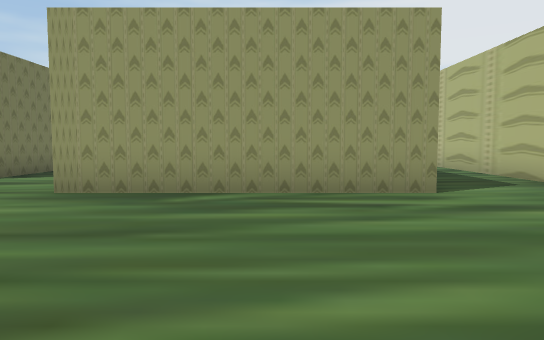
View 1 (above)

21 first-person views from a walk through a 3-D level made in the Unity game engine. The camera is 1.4 m above the floor, tilts 4° down and sees 70° across. The floor is counted in squares, 2 m on a side. Each view is taken from the middle of a square. On the plan, view 1 faces up. The plan holds only what a view shows up to about 11 squares ahead; the rest is blank. The place goes on beyond the plan. The player is left out.

View 2
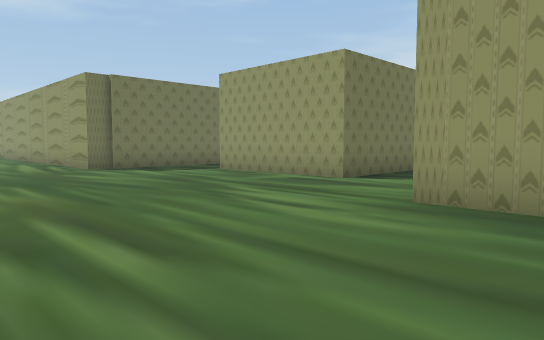

View 3
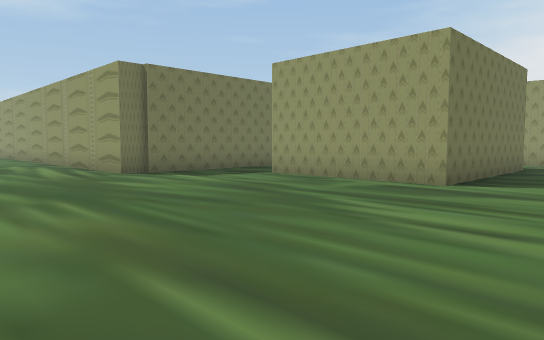

View 4
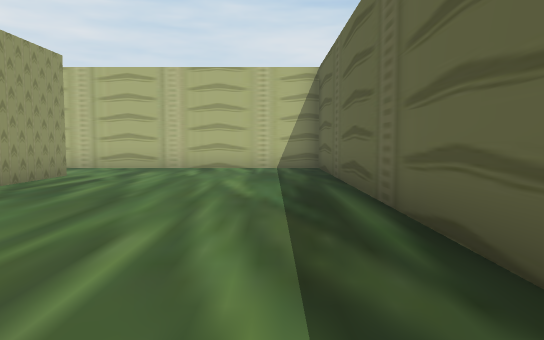

View 5
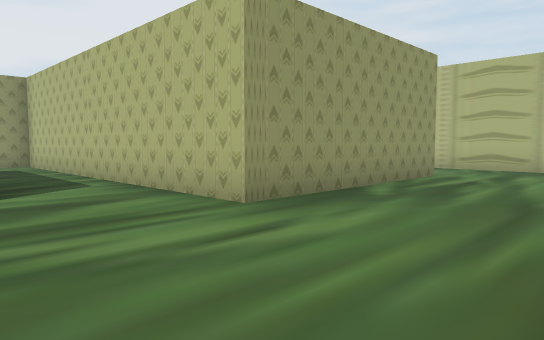

View 6
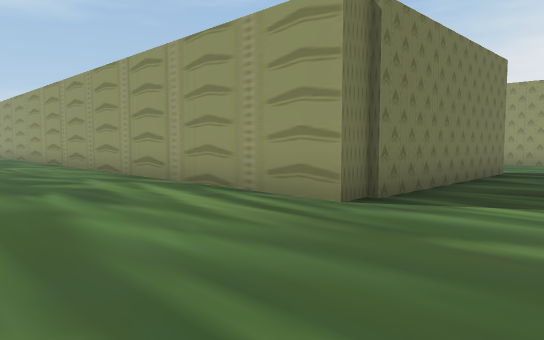

View 7
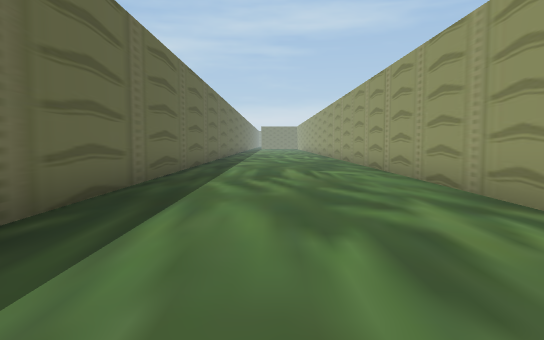

View 8
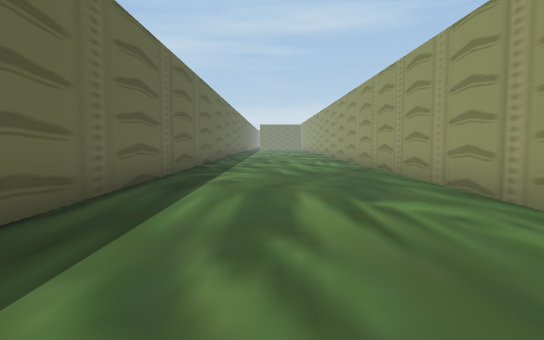

View 9
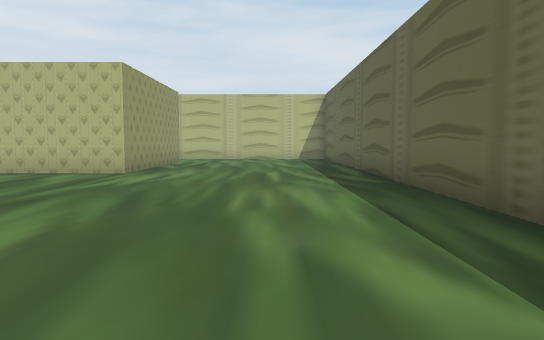

View 10
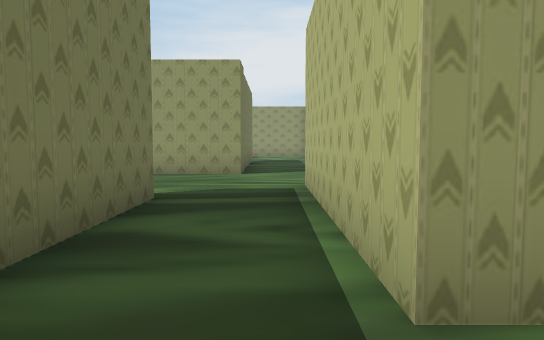

View 11
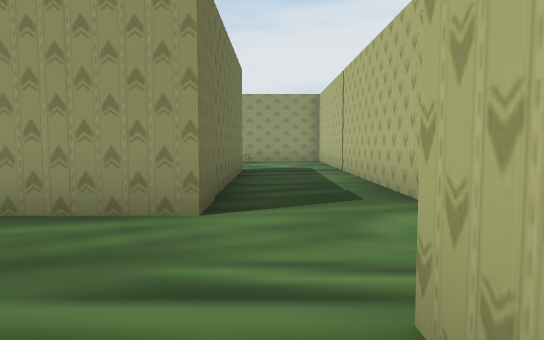

View 12
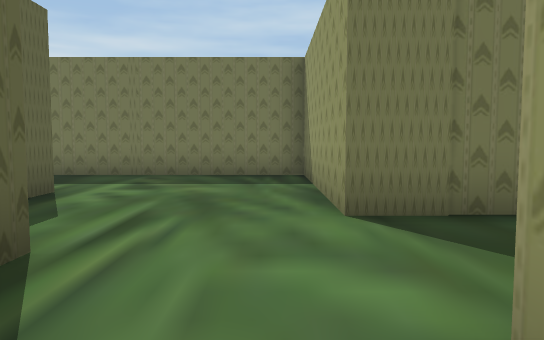

View 13
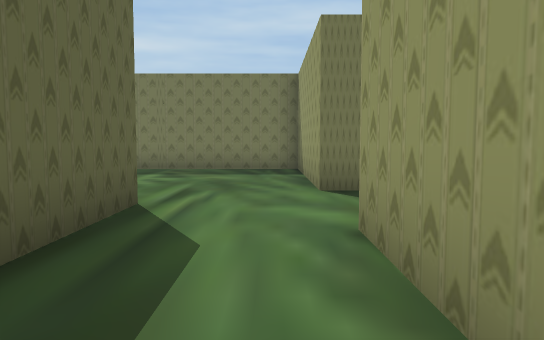

View 14
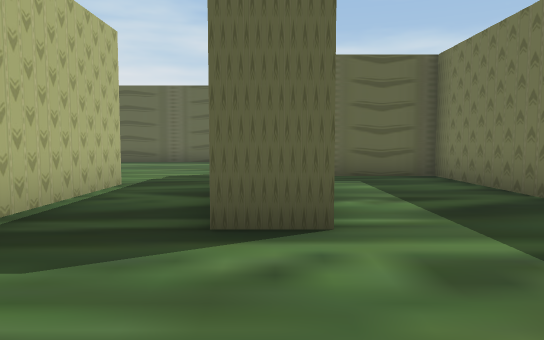

View 15
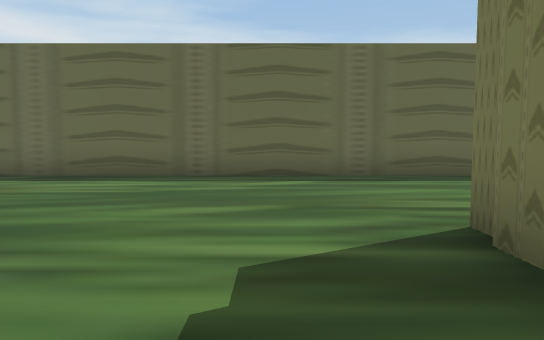

View 16
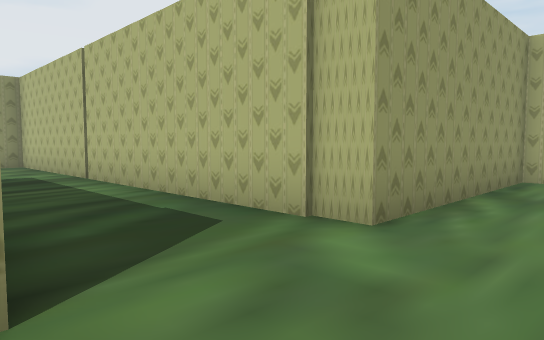

View 17
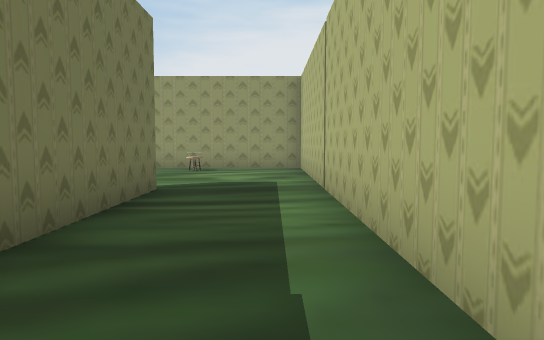

View 18
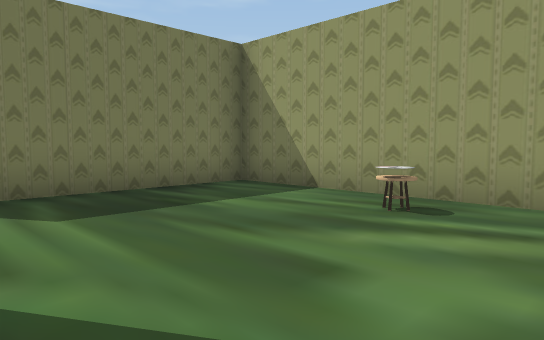

View 19
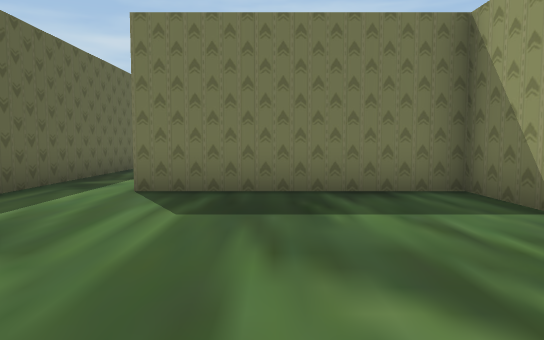

View 20
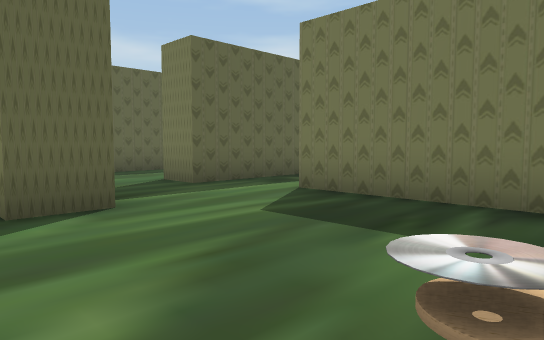

View 21
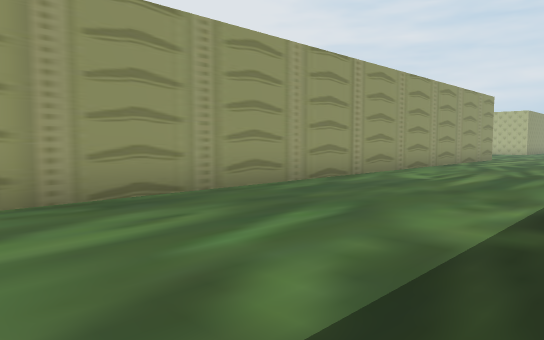

### Floor plan
Ten units are one square. View 1 is at (0, 0); x grows to the right and y downward. Boxes are objects, and circles mark ways between rooms. Rooms are numbered by the first view taken in them; rooms with no view inside come last. Other rooms are left out.
<svg viewBox="-287 -263 341 271">
<path fill="none" stroke="#000" d="M-115 -75 -115 -48 -282 -48M-94 -125 -71 -125M-54 -125 -54 -75 -94 -75M24 -54 -30 -54 -30 -147 -82 -147M-280 3 49 3 49 -46M-126 -109 -115 -109 -115 -75M-94 -75 -94 -125M-107 -147 -155 -147 -155 -58 -132 -58M-119 -209 -107 -209 -107 -147M-155 -193 -138 -193 -138 -182M-82 -147 -82 -258 -146 -258 -146 -210"/>
<rect x="-115" y="-255" width="10" height="10" fill="#bbb"><title>table</title></rect>
<circle cx="-100" cy="-137" r="3" fill="#2a7"/>
<circle cx="-105" cy="-70" r="3" fill="#2a7"/>
<circle cx="-95" cy="-140" r="3" fill="#2a7"/>
<text x="-110" y="-40">1</text>
<text x="-130" y="-100">2</text>
<text x="-110" y="-210">3</text>
</svg>
Room 1 opens to room 2. Room 1 opens to room 3.

Where each view was taken, in squares from view 1:
view 1: 0 up, 0 right, facing up
view 2: 1 up, 1 left, facing up-left
view 3: 1 up, 3 left, facing up-left
view 4: 1 up, 6 left, facing right
view 5: 2 up, 6 left, facing up-right
view 6: 1 up, 9 left, facing up-left
view 7: 2 up, 12 left, facing left
view 8: 2 up, 17 left, facing left
view 9: 2 up, 12 left, facing right
view 10: 6 up, 10 left, facing up
view 11: 11 up, 10 left, facing up
view 12: 14 up, 7 left, facing left
view 13: 14 up, 5 left, facing left
view 14: 14 up, 12 left, facing down
view 15: 8 up, 10 left, facing down
view 16: 13 up, 11 left, facing up-right
view 17: 15 up, 9 left, facing up
view 18: 21 up, 9 left, facing up-left
view 19: 23 up, 9 left, facing left
view 20: 25 up, 10 left, facing down-left
view 21: 0 up, 29 left, facing up-right
